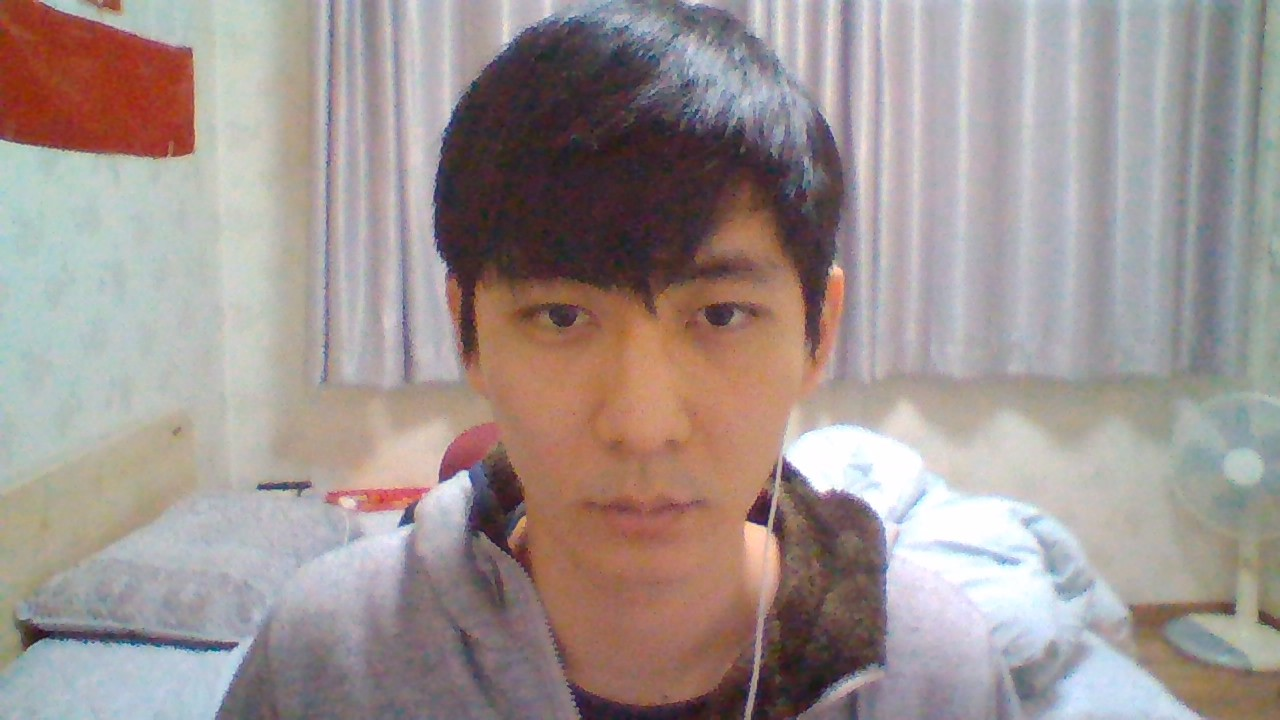
#> input picture flask/sample_data/eyetracking_src/center.jpg, 1280 x 720 px, found by its file name; the run also reads 1 picture not shown here
$ python test.py
#> lines starting #> are read from the running program, lines starting #| are printed output that depends on the picture
# This is a script file for testing the RESTful API Functionalities of the project
#
#
#
import json
import requests
import cv2
import base64

  # Open video file in binary mode
task = 'ref' # ref/AB
# headers = {
#     'Content-Type': 'multipart/form-data'
# }
url = 'http://127.0.0.1:105/api/eyetrack'

if task == 'ref':
  image1 = cv2.imread('./sample_data/center.jpg')
#> image1 is the input picture: shape (720, 1280, 3); mean B, G, R 144.7, 147.2, 159.2
  image2 = cv2.imread('./sample_data/left.jpg')
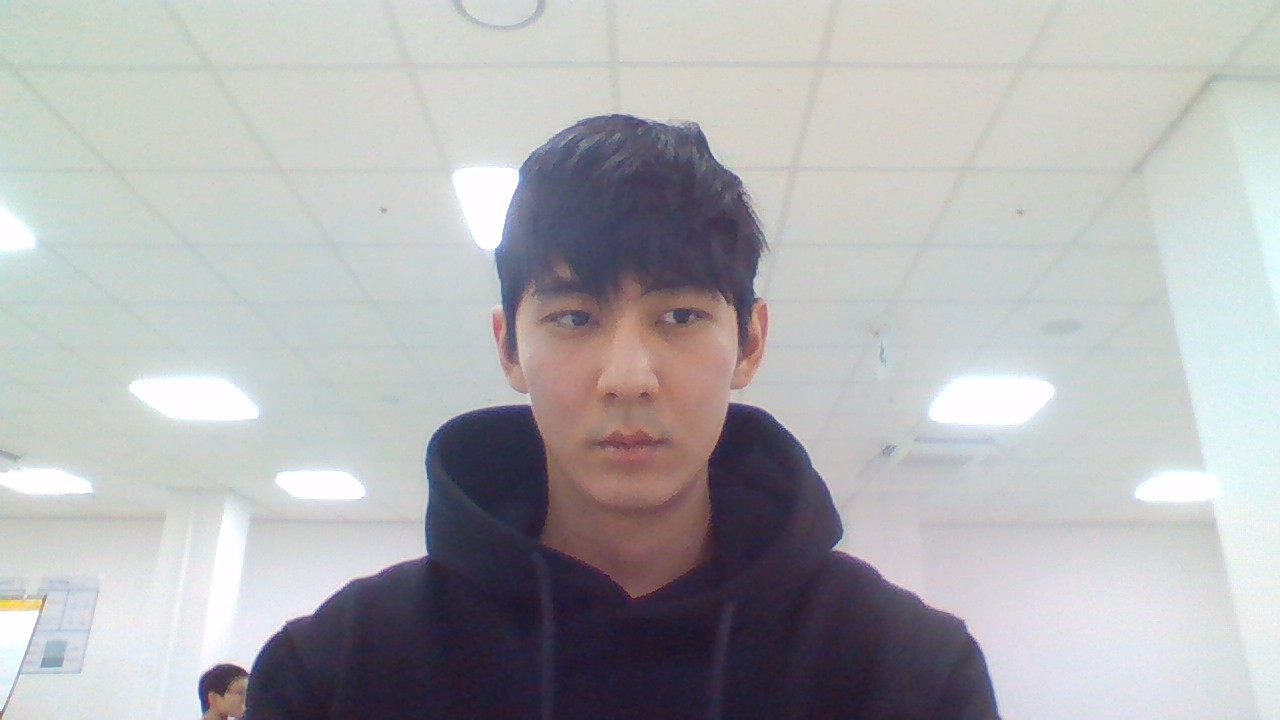
#> input picture flask/sample_data/left.jpg, 1280 x 720 px
#> image2 is the input picture: shape (720, 1280, 3); mean B, G, R 178.2, 176.2, 176.3
  image3 = cv2.imread('./sample_data/right.jpg')
  image4 = cv2.imread('./sample_data/up.jpg')
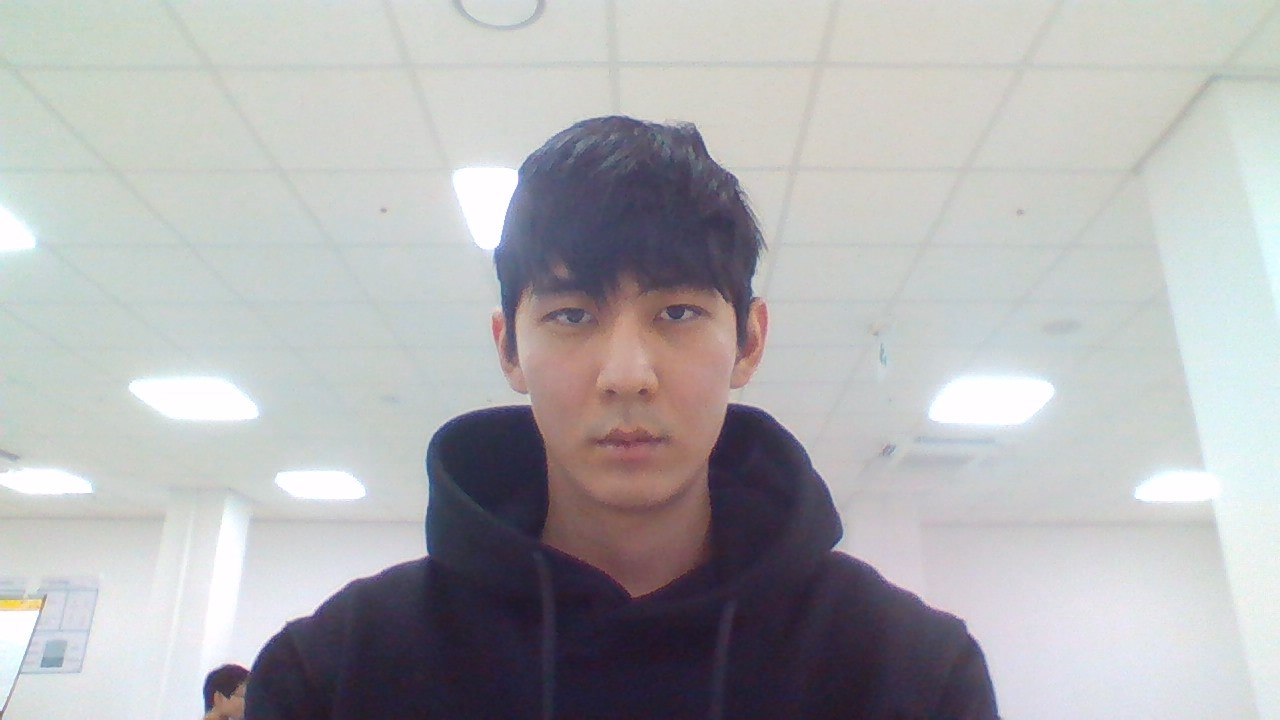
#> input picture flask/sample_data/up.jpg, 1280 x 720 px
#> image4 is the input picture: shape (720, 1280, 3); mean B, G, R 178.5, 176.5, 176.5
  image5 = cv2.imread('./sample_data/down.jpg')
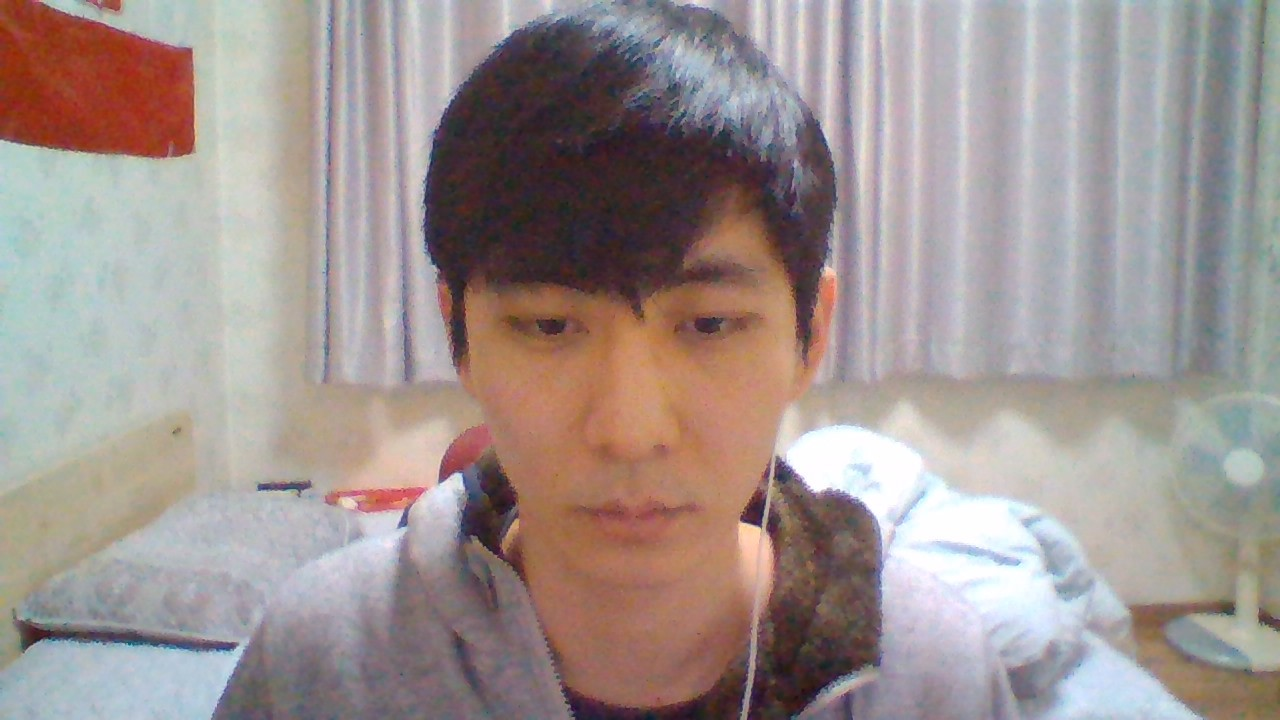
#> input picture flask/sample_data/eyetracking_src/down.jpg, 1280 x 720 px, found by its file name
#> image5 is the input picture: shape (720, 1280, 3); mean B, G, R 144.5, 147.2, 159.2
  # Convert captured image to JPG
  string1 = base64.b64encode(cv2.imencode('.jpg', image1)[1]).decode()
  string2 = base64.b64encode(cv2.imencode('.jpg', image2)[1]).decode()
  string3 = base64.b64encode(cv2.imencode('.jpg', image3)[1]).decode()
  string4 = base64.b64encode(cv2.imencode('.jpg', image4)[1]).decode()
  string5 = base64.b64encode(cv2.imencode('.jpg', image5)[1]).decode()
  headers = {'content-type':'application/json'}
  payload =  {
          'frames':[string1, string2, string3, string4, string5],
          'tasktype':'get_ref',
          'project_id':'project123',
          'testtaker_id':'123456',
          'image_id':None,
          'pixel_x':450,
          'pixel_y':450,
          'object_locations':None}
#> (the run stopped early here; a loop or call above may not have finished)
